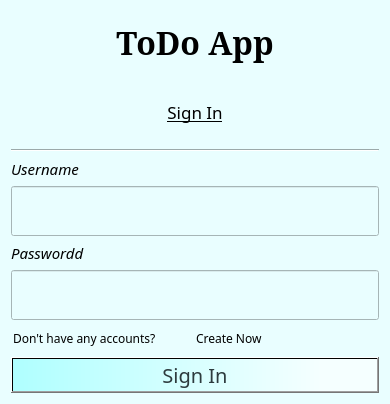
<?xml version="1.0" encoding="UTF-8"?>
<ui version="4.0">
 <class>Dialog</class>
 <widget class="QDialog" name="Dialog">
  <property name="geometry">
   <rect>
    <x>0</x>
    <y>0</y>
    <width>390</width>
    <height>404</height>
   </rect>
  </property>
  <property name="minimumSize">
   <size>
    <width>390</width>
    <height>404</height>
   </size>
  </property>
  <property name="maximumSize">
   <size>
    <width>390</width>
    <height>404</height>
   </size>
  </property>
  <property name="windowTitle">
   <string>Giriş Yap</string>
  </property>
  <property name="styleSheet">
   <string notr="true">background-color: rgb(233, 254, 255);</string>
  </property>
  <layout class="QVBoxLayout" name="verticalLayout_5">
   <item>
    <layout class="QVBoxLayout" name="verticalLayout_4">
     <item>
      <widget class="QLabel" name="label">
       <property name="font">
        <font>
         <family>MS Serif</family>
         <pointsize>24</pointsize>
         <weight>75</weight>
         <bold>true</bold>
        </font>
       </property>
       <property name="text">
        <string>ToDo App</string>
       </property>
       <property name="alignment">
        <set>Qt::AlignCenter</set>
       </property>
      </widget>
     </item>
     <item>
      <widget class="QLabel" name="label_2">
       <property name="font">
        <font>
         <family>Microsoft JhengHei Light</family>
         <pointsize>13</pointsize>
         <weight>50</weight>
         <bold>false</bold>
         <underline>true</underline>
        </font>
       </property>
       <property name="text">
        <string>Sign In</string>
       </property>
       <property name="alignment">
        <set>Qt::AlignCenter</set>
       </property>
      </widget>
     </item>
     <item>
      <widget class="Line" name="line">
       <property name="orientation">
        <enum>Qt::Horizontal</enum>
       </property>
      </widget>
     </item>
     <item>
      <layout class="QVBoxLayout" name="verticalLayout_3">
       <item>
        <layout class="QVBoxLayout" name="verticalLayout">
         <item>
          <widget class="QLabel" name="label_3">
           <property name="font">
            <font>
             <family>PMingLiU-ExtB</family>
             <pointsize>11</pointsize>
             <weight>50</weight>
             <italic>true</italic>
             <bold>false</bold>
             <underline>false</underline>
            </font>
           </property>
           <property name="text">
            <string>Username</string>
           </property>
           <property name="alignment">
            <set>Qt::AlignLeading|Qt::AlignLeft|Qt::AlignVCenter</set>
           </property>
          </widget>
         </item>
         <item>
          <widget class="QLineEdit" name="txt_username">
           <property name="minimumSize">
            <size>
             <width>280</width>
             <height>50</height>
            </size>
           </property>
           <property name="maximumSize">
            <size>
             <width>385</width>
             <height>50</height>
            </size>
           </property>
           <property name="font">
            <font>
             <family>Microsoft YaHei Light</family>
             <pointsize>18</pointsize>
            </font>
           </property>
           <property name="styleSheet">
            <string notr="true">:hover { background-color: white;}</string>
           </property>
           <property name="text">
            <string/>
           </property>
           <property name="echoMode">
            <enum>QLineEdit::Normal</enum>
           </property>
          </widget>
         </item>
        </layout>
       </item>
       <item>
        <layout class="QVBoxLayout" name="verticalLayout_2">
         <item>
          <widget class="QLabel" name="label_5">
           <property name="font">
            <font>
             <family>PMingLiU-ExtB</family>
             <pointsize>11</pointsize>
             <weight>50</weight>
             <italic>true</italic>
             <bold>false</bold>
             <underline>false</underline>
            </font>
           </property>
           <property name="text">
            <string>Passwordd</string>
           </property>
           <property name="alignment">
            <set>Qt::AlignLeading|Qt::AlignLeft|Qt::AlignVCenter</set>
           </property>
          </widget>
         </item>
         <item>
          <widget class="QLineEdit" name="txt_password">
           <property name="minimumSize">
            <size>
             <width>280</width>
             <height>50</height>
            </size>
           </property>
           <property name="maximumSize">
            <size>
             <width>385</width>
             <height>50</height>
            </size>
           </property>
           <property name="font">
            <font>
             <family>Microsoft YaHei UI Light</family>
             <pointsize>17</pointsize>
            </font>
           </property>
           <property name="styleSheet">
            <string notr="true">hover {background-color: white;}
color: rgb(63, 63, 63);
</string>
           </property>
           <property name="text">
            <string/>
           </property>
           <property name="echoMode">
            <enum>QLineEdit::Password</enum>
           </property>
           <property name="readOnly">
            <bool>false</bool>
           </property>
           <property name="placeholderText">
            <string notr="true" comment="asdfadsf" extracomment="password"/>
           </property>
          </widget>
         </item>
        </layout>
       </item>
      </layout>
     </item>
     <item>
      <layout class="QGridLayout" name="gridLayout">
       <property name="sizeConstraint">
        <enum>QLayout::SetFixedSize</enum>
       </property>
       <property name="leftMargin">
        <number>0</number>
       </property>
       <item row="0" column="0">
        <widget class="QLabel" name="label_6">
         <property name="minimumSize">
          <size>
           <width>175</width>
           <height>25</height>
          </size>
         </property>
         <property name="maximumSize">
          <size>
           <width>175</width>
           <height>25</height>
          </size>
         </property>
         <property name="font">
          <font>
           <family>Microsoft JhengHei</family>
           <pointsize>9</pointsize>
           <weight>50</weight>
           <italic>false</italic>
           <bold>false</bold>
          </font>
         </property>
         <property name="text">
          <string>Don't have any accounts?</string>
         </property>
         <property name="alignment">
          <set>Qt::AlignLeading|Qt::AlignLeft|Qt::AlignVCenter</set>
         </property>
         <property name="margin">
          <number>0</number>
         </property>
         <property name="indent">
          <number>-1</number>
         </property>
        </widget>
       </item>
       <item row="0" column="1">
        <widget class="QLabel" name="create_account_link">
         <property name="minimumSize">
          <size>
           <width>180</width>
           <height>25</height>
          </size>
         </property>
         <property name="maximumSize">
          <size>
           <width>180</width>
           <height>25</height>
          </size>
         </property>
         <property name="font">
          <font>
           <family>Microsoft JhengHei</family>
           <pointsize>9</pointsize>
           <weight>50</weight>
           <italic>false</italic>
           <bold>false</bold>
          </font>
         </property>
         <property name="focusPolicy">
          <enum>Qt::NoFocus</enum>
         </property>
         <property name="contextMenuPolicy">
          <enum>Qt::NoContextMenu</enum>
         </property>
         <property name="styleSheet">
          <string notr="true">text-decoration:None;
hover { background-color: brown;}</string>
         </property>
         <property name="lineWidth">
          <number>1</number>
         </property>
         <property name="text">
          <string>Create Now</string>
         </property>
         <property name="alignment">
          <set>Qt::AlignLeading|Qt::AlignLeft|Qt::AlignVCenter</set>
         </property>
         <property name="margin">
          <number>0</number>
         </property>
         <property name="indent">
          <number>-2</number>
         </property>
        </widget>
       </item>
      </layout>
     </item>
     <item>
      <widget class="QPushButton" name="btn_signin">
       <property name="font">
        <font>
         <family>Microsoft JhengHei Light</family>
         <pointsize>15</pointsize>
        </font>
       </property>
       <property name="styleSheet">
        <string notr="true">background-color: qlineargradient(spread:reflect, x1:0, y1:0, x2:1, y2:0, stop:0 rgba(175, 255, 255, 255), stop:0.845771 rgba(245, 255, 255, 255));
color: rgb(45, 59, 62);
</string>
       </property>
       <property name="text">
        <string>Sign In</string>
       </property>
      </widget>
     </item>
    </layout>
   </item>
  </layout>
 </widget>
 <resources/>
 <connections/>
</ui>
